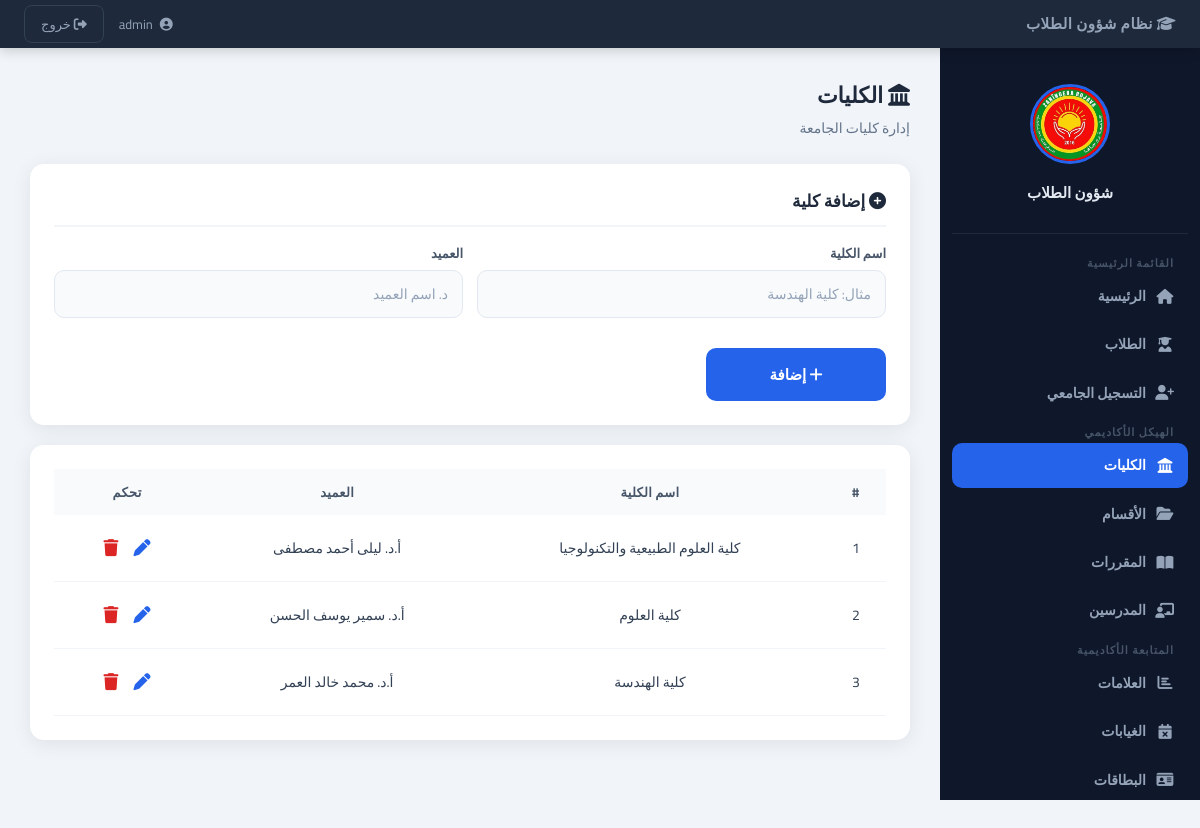
Screenshot of /?page=faculties (signed in) with the database file from the repository.
### tables this page shows
CREATE TABLE faculties (
    id         INTEGER PRIMARY KEY AUTOINCREMENT,
    name       TEXT    NOT NULL,
    dean       TEXT,
    created_at TEXT    DEFAULT (datetime('now'))
);

### app/Core/Database.php (called while the page is built, shortened)
<?php
class Database
{
    private static ?PDO $instance = null;
    public static function getInstance(): PDO
    {
        if (self::$instance === null) {
            if (DB_DRIVER === 'sqlite') {
                $pdo = new PDO('sqlite:' . DB_PATH);
                $pdo->exec('PRAGMA foreign_keys = ON;');
            } elseif (DB_DRIVER === 'mysql') {
                $dsn = "mysql:host=" . DB_HOST . ";dbname=" . DB_NAME . ";charset=" . DB_CHARSET;
                $pdo = new PDO($dsn, DB_USER, DB_PASS);
            } else {
                throw new RuntimeException('DB_DRIVER غير مدعوم');
            }
            $pdo->setAttribute(PDO::ATTR_ERRMODE,            PDO::ERRMODE_EXCEPTION);
            $pdo->setAttribute(PDO::ATTR_DEFAULT_FETCH_MODE, PDO::FETCH_ASSOC);
            self::$instance = $pdo;
        }
        return self::$instance;
    }
}

### app/Core/BaseModel.php (called while the page is built, shortened)
<?php
abstract class BaseModel
{
    protected PDO    $db;
    protected string $table;
    public function __construct()
    {
        $this->db = Database::getInstance();
    }
    public function all(string $order = 'id DESC'): array
    {
        return $this->db->query("SELECT * FROM {$this->table} ORDER BY {$order}")
                        ->fetchAll();
    }
}

### views/pages/faculties.php (the view, shortened to what this page needs)
<?php  $faculties = $data['faculties'] ?? []; ?>
<div class="page-header">
  <h1><i class="fa-solid fa-landmark"></i> الكليات</h1>
  <p>إدارة كليات الجامعة</p>
</div>
<div class="card">
  <h3><i class="fa-solid fa-plus-circle"></i> إضافة كلية</h3>
  <form method="POST" action="/std_1_student_manager/controllers/router.php">
    <div class="form-grid">
      <div class="form-group">
        <label>اسم الكلية</label>
        <input type="text" name="name" placeholder="مثال: كلية الهندسة" required>
      </div>
      <div class="form-group">
        <label>العميد</label>
        <input type="text" name="dean" placeholder="د. اسم العميد">
      </div>
    </div>
    <br>
    <button type="submit" class="btn-submit" style="max-width:180px;">
      <i class="fa-solid fa-plus"></i> إضافة
    </button>
  </form>
</div>
<div class="card">
  <div class="table-wrapper">
    <table>
      <thead>
        <tr>
          <th>#</th>
          <th>اسم الكلية</th>
          <th>العميد</th>
          <th>تحكم</th>
        </tr>
      </thead>
      <tbody>
        <?php if (empty($faculties)): ?>
          <tr><td colspan="4" style="color:#94a3b8;">لا توجد كليات مضافة بعد</td></tr>
        <?php else: ?>
          <?php foreach ($faculties as $i => $f): ?>
          <tr>
            <td><?= $i + 1 ?></td>
            <td><?= htmlspecialchars($f['name']) ?></td>
            <td><?= htmlspecialchars($f['dean'] ?? '—') ?></td>
            <td>
              <button class="edit-btn" onclick="openEditModal(<?= htmlspecialchars(json_encode($f)) ?>)"
                      title="تعديل">
                <i class="fa-solid fa-pen"></i>
              </button>
              <form method="POST" action="/std_1_student_manager/controllers/router.php"
                    style="display:inline"
                    onsubmit="return confirm('هل أنت متأكد من حذف هذه الكلية؟')">
                <button type="submit" class="delete-btn" title="حذف">
                  <i class="fa-solid fa-trash"></i>
                </button>
              </form>
            </td>
          </tr>
          <?php endforeach; ?>
        <?php endif; ?>
      </tbody>
    </table>
  </div>
</div>

### assets/css/main.css (style rules this page uses)
:root { --primary: #2563eb; --primary-dk: #1d4ed8; --dark: #0f172a; --sidebar-w: 260px; --header-h: 48px; --radius: 14px; --shadow: 0 4px 20px rgba(0,0,0,.08); --font: 'Cairo', 'Segoe UI', Tahoma, sans-serif; }
*, *::before, *::after { box-sizing: border-box; margin: 0; padding: 0; }
body { font-family: var(--font); background: #f1f5f9; color: var(--dark); font-size: 15px; line-height: 1.6; }
.card { background: white; padding: 24px; border-radius: var(--radius); box-shadow: var(--shadow); margin-top: 20px; }
.card h3 { font-size: 17px; font-weight: 700; color: #1e293b; margin-bottom: 16px; padding-bottom: 10px; border-bottom: 2px solid #f1f5f9; }
.table-wrapper { overflow-x: auto; }
table { width: 100%; border-collapse: collapse; font-size: 14px; }
thead tr { background: #f8fafc; }
th { padding: 13px 14px; text-align: center; color: #475569; font-weight: 700; font-size: 13px; text-transform: uppercase; letter-spacing: .3px; white-space: nowrap; }
td { padding: 12px 14px; text-align: center; border-bottom: 1px solid #f1f5f9; color: #334155; }
button { font-family: var(--font); cursor: pointer; }
.edit-btn { background: none; border: none; font-size: 17px; cursor: pointer; padding: 5px 6px; border-radius: 6px; color: #2563eb; transition: background .15s; width: auto; }
.delete-btn { background: none; border: none; font-size: 17px; cursor: pointer; padding: 5px 6px; border-radius: 6px; color: #dc2626; transition: background .15s; width: auto; }
.page-header { margin-bottom: 24px; }
.page-header h1 { font-size: 22px; font-weight: 700; color: #1e293b; }
.page-header p { color: #64748b; font-size: 14px; margin-top: 4px; }

### assets/css/forms.css (style rules this page uses)
.form-grid { display: grid; grid-template-columns: 1fr 1fr; gap: 14px; }
.form-group { display: flex; flex-direction: column; gap: 6px; }
.form-group label { font-size: 13px; font-weight: 600; color: #475569; }
input, select, textarea { width: 100%; padding: 10px 14px; border: 1px solid #e2e8f0; border-radius: 10px; font-family: var(--font); font-size: 14px; color: #1e293b; background: #f8fafc; outline: none; transition: border-color .2s, box-shadow .2s; margin-bottom: 0; }
input::placeholder { color: #94a3b8; }
.btn-submit { width: 100%; padding: 12px; background: var(--primary); color: white; border: none; border-radius: 10px; font-size: 15px; font-weight: 700; font-family: var(--font); cursor: pointer; transition: .2s; margin-top: 6px; }

### rows the page displays
faculties: name "كلية العلوم الطبيعية والتكنولوجيا", dean "أ.د. ليلى أحمد مصطفى"
faculties: name "كلية العلوم", dean "أ.د. سمير يوسف الحسن"
faculties: name "كلية الهندسة", dean "أ.د. محمد خالد العمر"
